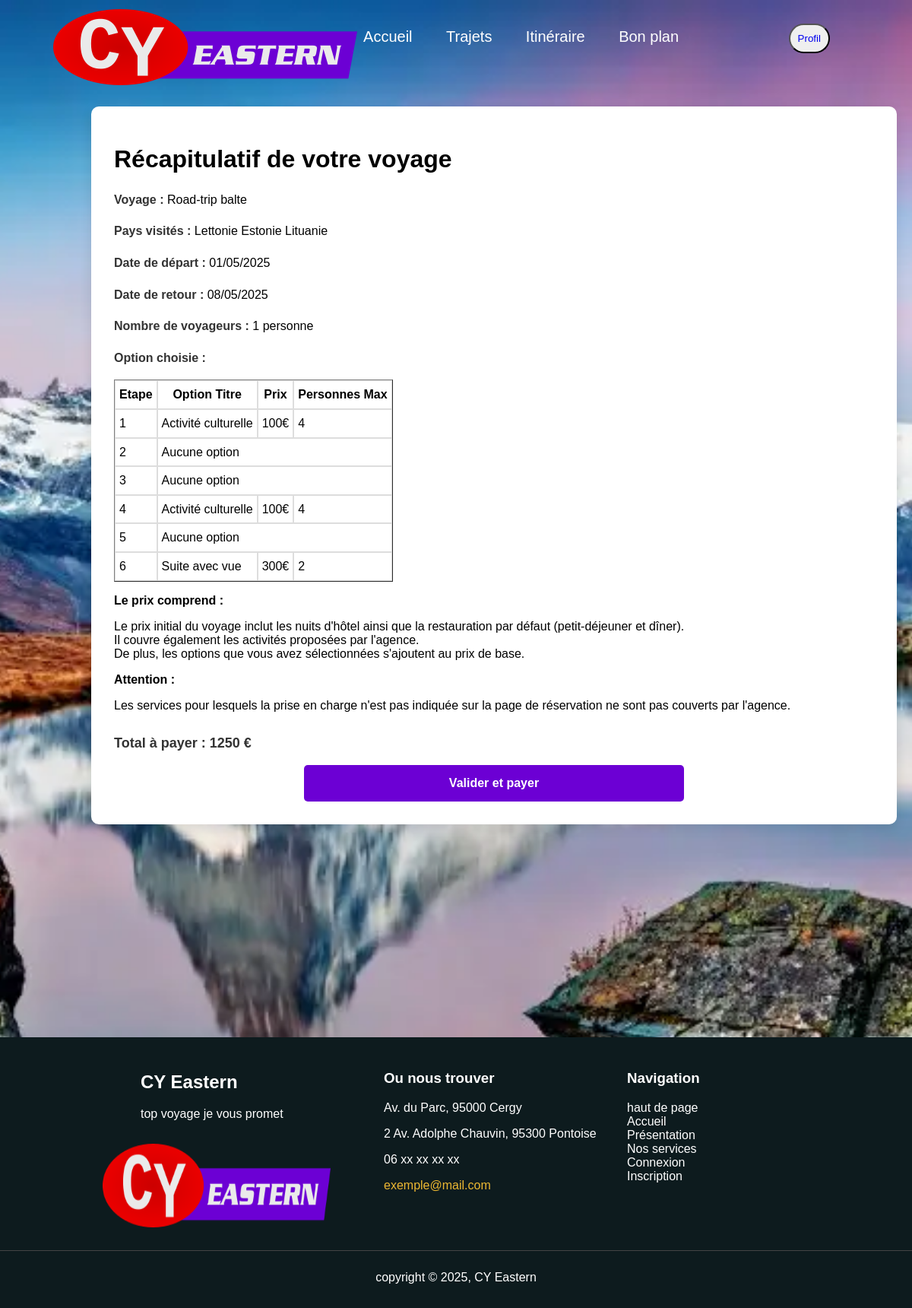
The page /recapitulatif.php?commande=7 (signed in) on the database its author committed.
### tables this page shows
CREATE TABLE `commandes` (
  `id` int(11) NOT NULL,
  `idCompte` int(11) NOT NULL,
  `idVoyage` int(11) NOT NULL,
  `nVoyageurs` int(11) NOT NULL,
  `debut` date NOT NULL,
  `total` int(11) NOT NULL,
  `paye` tinyint(1) NOT NULL,
  `creation` timestamp NOT NULL DEFAULT current_timestamp()
);

CREATE TABLE `voyage` (
  `id` int(11) NOT NULL,
  `titre` varchar(39) NOT NULL,
  `duree` tinyint(4) NOT NULL,
  `etapes` tinyint(4) NOT NULL,
  `transport` varchar(24) NOT NULL,
  `maxi` tinyint(4) NOT NULL,
  `prix` smallint(6) NOT NULL,
  `statut` tinyint(1) NOT NULL,
  `description` text NOT NULL
);

CREATE TABLE `paysVoy` (
  `idVoyage` int(11) NOT NULL,
  `idPays` int(11) NOT NULL
);

CREATE TABLE `pays` (
  `id` int(11) NOT NULL,
  `nom` varchar(50) NOT NULL
);

CREATE TABLE `commandesOpt` (
  `idCommande` int(11) NOT NULL,
  `idEtape` int(11) NOT NULL,
  `idOption` int(11) NOT NULL
);

CREATE TABLE `options` (
  `id` int(11) NOT NULL,
  `titre` varchar(100) NOT NULL,
  `prix` int(11) NOT NULL,
  `personnesMax` int(11) NOT NULL
);

### api/linkDB.php (called while the page is built, shortened)
<?php
$linkDB = mysqli_connect("mariadb","valerie","meilleursite2025","clickjourney");
$voyageQuery = "SELECT * FROM voyage ORDER BY id";
$voyageResult = mysqli_query($linkDB, $voyageQuery);
$voyage = array();
while ($row = mysqli_fetch_assoc($voyageResult)) {
    $voyage[$row['id']] = $row;
}
$paysQuery = "SELECT p.*, pa.nom FROM paysVoy p, pays pa WHERE p.idPays = pa.id";
$paysResult = mysqli_query($linkDB, $paysQuery);
$pays = array();
while ($row = mysqli_fetch_assoc($paysResult)) {
    $pays[$row['idVoyage']][$row['idPays']] = $row;
}
$optionQuery = "SELECT * FROM options";
$optionResult = mysqli_query($linkDB, $optionQuery);
$option = array();
while ($row = mysqli_fetch_assoc($optionResult)) {
    $option[$row['id']] = $row;
}
$commandes = array();
$commandesOpt = array();
if(isset($_SESSION['id'])) {
    $commandesQuery = "SELECT * FROM commandes WHERE idCompte='{$_SESSION['id']}'";
    $commandesResult = mysqli_query($linkDB, $commandesQuery);
    while ($row = mysqli_fetch_assoc($commandesResult)) {
        $commandes[$row['id']] = $row;
    }
    $commandesOptQuery = "SELECT co.* FROM commandesOpt co JOIN commandes c ON co.idCommande = c.id WHERE c.idCompte='{$_SESSION['id']}'";
    $commandesOptResult = mysqli_query($linkDB, $commandesOptQuery);
    while ($row = mysqli_fetch_assoc($commandesOptResult)) {
        $commandesOpt[$row['idCommande']][$row['idEtape']] = $row;
    }
}

### recapitulatif.php (the view, shortened to what this page needs)
<?php include('api/linkDB.php'); ?>
<!DOCTYPE html>
<html lang="fr">
<head>
  <link rel="stylesheet" href="style.css">
</head>
<body>
  <!DOCTYPE html>
  <html lang="fr">
  <head>
    <link rel="stylesheet" type="text/css" href="style.css">
  </head>
  <body>
    <div>
      <nav>
        <div class="divmenu">
          <div class="logo1">
            <a href="index.html"><img src="media/logo.webp" width="400" height="100" alt="Logo"></a>
          </div>
          <ul>
            <li class="limenu"><a href="index.html">Accueil</a></li>
            <li class="limenu"><a href="presentation.php">Trajets</a></li>
            <li class="limenu"><a href="recherche.html">Itinéraire</a></li>
            <li class="limenu"><a href="">Bon plan</a></li>
            <button class="bouton_menu"><a href="profil.php">Profil</a></button>
          </ul>
        </div>
      </nav>
    </div>
    <div class="container">
      <h1>Récapitulatif de votre voyage</h1>
      <div class="details">
        <p><strong>Voyage : </strong><?= $voyage[$commandes[$_GET['commande']]['idVoyage']]['titre'] ?></p>
        <p>
            <?php
            if(count($pays[$commandes[$_GET['commande']]['idVoyage']]) != 1) {
                echo '<strong>Pays visités :</strong>';
            } else {
                echo '<strong>Pays visité :</strong>';
            }
            foreach($pays[$commandes[$_GET['commande']]['idVoyage']] as $row) {
                echo ' ' . $row['nom'] ;
            }
            ?></p>
        <p><strong>Date de départ : </strong><?php $debut = new DateTime($commandes[$_GET['commande']]['debut']);
        echo date('d/m/Y', $debut->getTimestamp()); ?></p>
        <p><strong>Date de retour : </strong><?php $fin = new DateTime($commandes[$_GET['commande']]['debut']);
        $fin->add(new DateInterval('P' . $voyage[$commandes[$_GET['commande']]['idVoyage']]['duree'] . 'D'));
        echo date('d/m/Y', $fin->getTimestamp()); ?></p>
        <p><strong>Nombre de voyageurs :
          </strong><?= $commandes[$_GET['commande']]['nVoyageurs'] . " personne" . ($commandes[$_GET['commande']]['nVoyageurs'] > 1 ? "s" : "") ?>
        </p>
        <p><strong>Option choisie :</strong>
          <?php
          $commandeId = isset($_GET['commande']) ? $_GET['commande'] : null;
          echo '<table border="1" cellpadding="5" cellspacing="0">';
          echo '<thead><tr>';
          if (!empty($commandesOpt) && isset($commandesOpt[$commandeId])) {
            echo '<th>Etape</th>';
            echo '<th>Option Titre</th>';
            echo '<th>Prix</th>';
            echo '<th>Personnes Max</th>';
          }
          echo '</tr></thead><tbody>';
          if ($commandeId && isset($commandesOpt[$commandeId])) {
            foreach ($commandesOpt[$commandeId] as $item) {
              echo '<tr>';
              echo '<td>' . htmlspecialchars($item['idEtape']) . '</td>';
              $optionId = $item['idOption'];
              if (isset($option[$optionId]) && $optionId != "0") {
                echo '<td>' . htmlspecialchars($option[$optionId]['titre']) . '</td>';
                echo '<td>' . htmlspecialchars($option[$optionId]['prix']) . '€</td>';
                echo '<td>' . htmlspecialchars($option[$optionId]['personnesMax']) . '</td>';
              } else {
                echo '<td colspan="3">Aucune option</td>';
              }
              echo '</tr>';
            }
          } else {
            echo '<tr><td colspan="6">Aucune commande trouvée</td></tr>';
          }
          echo '</tbody></table>';
          ?>
        </p>
      </div>
      <p><strong>Le prix comprend : </strong></p>
      <p>Le prix initial du voyage inclut les nuits d'hôtel ainsi que la restauration par défaut (petit-déjeuner et
        dîner).</br>
        Il couvre également les activités proposées par l'agence.</br>
        De plus, les options que vous avez sélectionnées s'ajoutent au prix de base.</p>
      <p><strong>Attention : </strong></p>
      <p>Les services pour lesquels la prise en charge n'est pas indiquée sur la page de réservation ne sont pas
        couverts par l'agence.</p>
      <p class="total">Total à payer : <?= $commandes[$_GET['commande']]['total'] ?> €</p>
      <form action='https://www.plateforme-smc.fr/cybank/index.php' method='POST'>
        <input class="btn-payer" type='submit' value="Valider et payer">
      </form>
    </div>
    <footer>
      <div class="contenu">
        <div class="logo">
          <h2>CY Eastern</h2>
          <p>top voyage je vous promet</p>
          <img src="media/logo.webp" alt="Logo" width="300" height="110" style="display: flex; margin-left: -50px;">
        </div>
        <div class="colonne">
          <h3>Ou nous trouver</h3>
          <p>Av. du Parc, 95000 Cergy</p>
          <p>2 Av. Adolphe Chauvin, 95300 Pontoise</p>
          <p>06 xx xx xx xx</p>
          <p><a href="mailto:exemple@mail.com" style="color: rgb(237, 184, 50);">exemple@mail.com</a></p>
        </div>
        <div class="colonne">
          <h3>Navigation</h3>
          <ul class="ul-footer">
            <li><a href="#haut">haut de page</a></li>
            <li><a href="index.html">Accueil</a></li>
            <li><a href="presentation.php">Présentation</a></li>
            <li><a href="#">Nos services</a></li>
            <li><a href="connexion.php">Connexion</a></li>
            <li><a href="inscription.php">Inscription</a></li>
          </ul>
        </div>
      </div>
      <div class="footer-bottom">
        <p>copyright © 2025, CY Eastern</p>
      </div>
    </footer>
  </body>
  </html>

### style.css (style rules this page uses)
* { text-decoration: none; }
body { font-family: Arial, sans-serif; font-optical-sizing: auto; background-image: url(media/paysage.jpg); background-size: cover; background-repeat: no-repeat; background-position: center; height: 100vh; margin: 0; image-rendering: crisp-edges; background-attachment: fixed; }
img[alt="Logo"] { margin-left: 10px; margin-top: 30px; }
.divmenu { display: flex; align-items: center; justify-content: space-between; height: 100px; padding: 0 50px; }
li.limenu { display: inline-block; margin-left: -100px; }
.limenu a { color: white; font-size: 20px; margin-right: 140px; }
.bouton_menu { color: black; border-radius: 20px; padding: 10px; }
.logo1 { padding: 10px; font-weight: bold; font-size: 30px; justify-content: flex-end; }
footer { background-color: #0d1b1e; color: white; padding: 15px 0; margin-top: 280px; }
.contenu { display: flex; max-width: 850px; margin: auto; }
.colonne, .logo { min-width: 300px; margin: 10px; }
ul.ul-footer { list-style: none; padding: 0; }
ul.ul-footer li a { color: white; text-decoration: none; transition: color 0.4s; }
.footer-bottom { text-align: center; margin-top: 20px; border-top: 1px solid #444; padding-top: 10px; }
.tableau-commandes table,th,td { border: 1px solid #ddd; }
.container { margin-top: 40px; max-width: 1000px; margin-left: 10%; background: white; padding: 30px; border-radius: 10px; box-shadow: 0 5px 15px rgba(0, 0, 0, 0.1); }
.details { margin-top: 20px; line-height: 1.6; }
.details strong { color: #333; }
.total { margin-top: 30px; font-size: 18px; font-weight: bold; color: #333; }
.btn-payer { display: block; width: 50%; margin-top: 30px; margin: auto; background-color: #6c00d4; color: white; border: none; padding: 15px; border-radius: 5px; font-size: 16px; font-weight: bold; cursor: pointer; transition: background-color 0.3s; text-align: center; text-decoration: none; }

### rows shown on the page
commandes: idVoyage.titre "Road-trip balte", debut "01/05/2025", debut "08/05/2025", nVoyageurs "1", total "1250"
paysvoy: idPays.nom "Lettonie"
paysvoy: idPays.nom "Estonie"
paysvoy: idPays.nom "Lituanie"
commandesopt: idEtape "1", idOption.titre "Activité culturelle", idOption.prix "100", idOption.personnesMax "4"
commandesopt: idEtape "2", shows "Aucune option"
commandesopt: idEtape "3", shows "Aucune option"
commandesopt: idEtape "4", idOption.titre "Activité culturelle", idOption.prix "100", idOption.personnesMax "4"
commandesopt: idEtape "5", shows "Aucune option"
commandesopt: idEtape "6", idOption.titre "Suite avec vue", idOption.prix "300", idOption.personnesMax "2"
